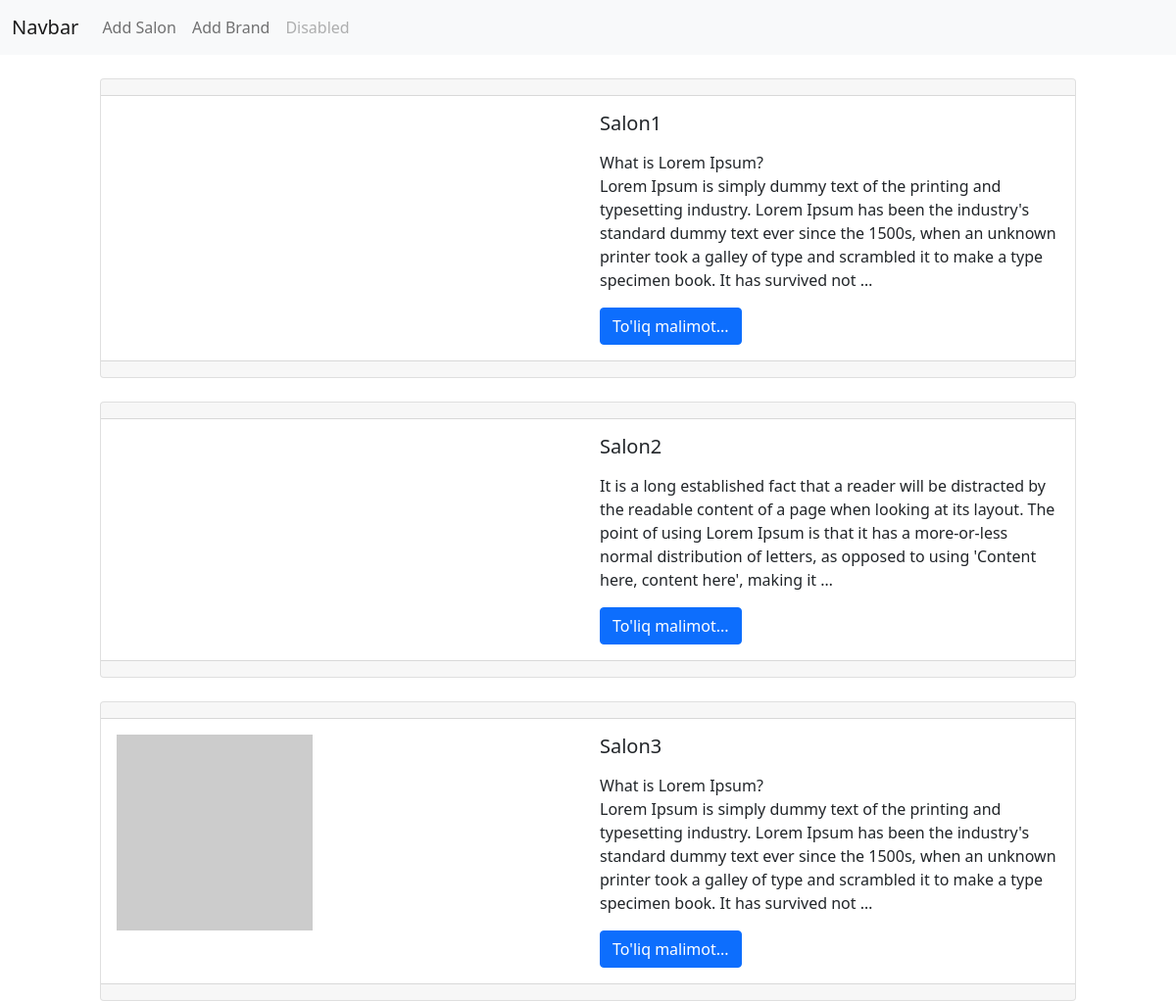
Page /app1/index/ on the committed database.
### configapp/models.py (models this page shows, shortened)
class Avtosalon(models.Model):
    title=models.CharField(max_length=50)
    context=models.TextField()
    email=models.CharField(max_length=50)
    phone=models.CharField(max_length=15)
    address=models.CharField(max_length=60)
    image = models.ImageField(upload_to='photo/%Y/%m/%d/')

### configapp/views.py (the view)
# urls.py: path("index/",index,name='home'),
def index(request):
    car=Car.objects.all()
    brand=Brand.objects.all()
    salon=Avtosalon.objects.all()
    context={
        "car":car,
        "brand":brand,
        "salon":salon
    }
    return render(request,"index.html",context=context)

### configapp/templates/index.html (shortened to what this page needs)
<!DOCTYPE html>
<html lang="en">
<head>
</head>
<body>
<nav class="navbar navbar-expand-lg navbar-light bg-light">
  <div class="container-fluid">
    <a class="navbar-brand" href="#">Navbar</a>
    <div class="collapse navbar-collapse" id="navbarNav">
      <ul class="navbar-nav">
        <li class="nav-item">
          <a class="nav-link" href="{% url 'add_salon'%}">Add Salon</a>
        </li>
        <li class="nav-item">
          <a class="nav-link" href="{% url 'add_brand' %}">Add Brand</a>
        </li>
        <li class="nav-item">
          <a class="nav-link disabled" href="#" tabindex="-1" aria-disabled="true">Disabled</a>
        </li>
      </ul>
    </div>
  </div>
</nav>
<div class="row justify-content-center">
    <div class="col-10 ">
        {%for item in salon%}
        <div class="card mt-4 ">
            <div class="card-header">
            </div>
            <div class="card-body">
                <div class="row">
                    <div class="col-6">
                        {% if item.image %}
                        <img src="{{item.photo.url}}" alt="">
                        {% else %}
                        <img src="https://picsum.photos/200" alt="">
                        {% endif %}
                    </div>
                    <div class="col-6">
                        <h5 class="card-title">{{item.title}}</h5>
                        <p class="card-text">{{item.context |safe|linebreaks|truncatewords:50}}</p>
                        <a href="{% url 'salon' pk=item.pk %}" class="btn btn-primary">To'liq malimot...</a>
                    </div>
                </div>
            </div>
            <div class="card-footer text-muted">
            </div>
        </div>
        {% endfor%}
    </div>
</div>
<link href="https://cdn.jsdelivr.net/npm/bootstrap@5.0.2/dist/css/bootstrap.min.css" rel="stylesheet">
</body>
</html>

### rows in the picture
Avtosalon: title "Salon1", context "What is Lorem Ipsum? Lorem Ipsum is simply dummy text of the printing and typesetting industry. Lorem Ipsum has been the industry's standard dummy text ever since the 1500s, when an unknown printer took a galley of type and scrambled it to make a type specimen book. It has survived not …"
Avtosalon: title "Salon2", context "It is a long established fact that a reader will be distracted by the readable content of a page when looking at its layout. The point of using Lorem Ipsum is that it has a more-or-less normal distribution of letters, as opposed to using 'Content here, content here', making it …"
Avtosalon: title "Salon3", context "What is Lorem Ipsum? Lorem Ipsum is simply dummy text of the printing and typesetting industry. Lorem Ipsum has been the industry's standard dummy text ever since the 1500s, when an unknown printer took a galley of type and scrambled it to make a type specimen book. It has survived not …"
